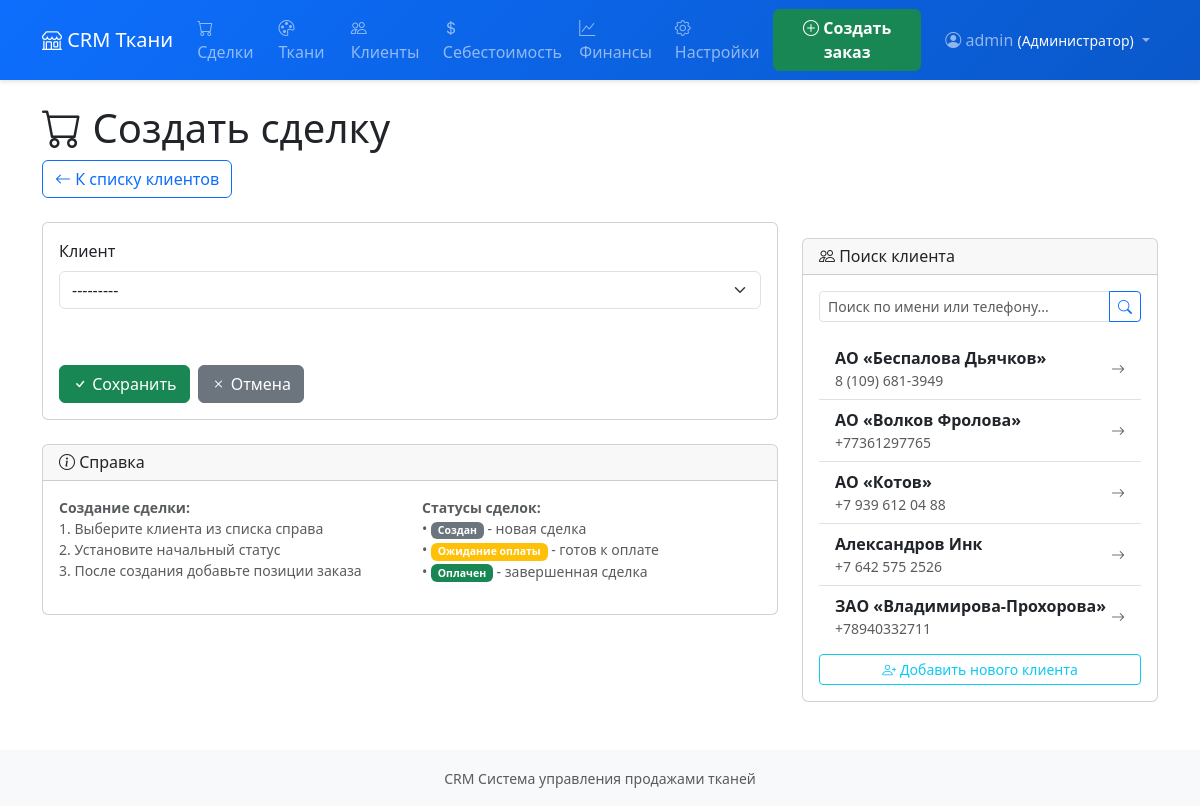
The app's page /deals/create/ (signed in) with its own data.
### core/models.py (models this page shows, shortened)
class UserProfile(models.Model):
    ROLE_CHOICES = [
        ('admin', 'Администратор'),
        ('accountant', 'Бухгалтер'),
        ('warehouse', 'Складовщик')
    ]
    user = models.OneToOneField(User, on_delete=models.CASCADE, verbose_name="Пользователь")
    role = models.CharField(
        max_length=20,
        choices=ROLE_CHOICES,
        verbose_name="Роль"
    )
    class Meta:
        verbose_name = "Профиль пользователя"
        verbose_name_plural = "Профили пользователей"
    @property
    def can_manage_users(self):
        return self.role == 'admin'
    @property
    def can_view_financial_analytics(self):
        return self.role == 'admin'
    @property
    def is_warehouse_only(self):
        return self.role == 'warehouse'

### clients/models.py (models this page shows, shortened)
class Client(models.Model):
    nickname = models.CharField(
        max_length=200,
        verbose_name="Никнейм / Название компании",
        help_text="Краткое название или никнейм клиента"
    )
    full_name = models.CharField(
        max_length=255,
        blank=True,
        null=True,
        verbose_name="Полное имя / ФИО контактного лица",
        help_text="Полное имя клиента или ФИО контактного лица"
    )
    phone = models.CharField(
        max_length=20,
        verbose_name="Номер телефона",
        help_text="Контактный номер телефона"
    )
    email = models.EmailField(
        max_length=255,
        blank=True,
        null=True,
        verbose_name="Email",
        help_text="Электронная почта клиента"
    )
    address = models.CharField(
        max_length=255,
        blank=True,
        null=True,
        verbose_name="Адрес",
        help_text="Физический адрес клиента"
    )
    notes = models.TextField(
        blank=True,
        verbose_name="Примечания",
        help_text="Дополнительная информация о клиенте"
    )
    created_at = models.DateTimeField(auto_now_add=True, verbose_name="Дата создания")
    class Meta:
        verbose_name = "Клиент"
        verbose_name_plural = "Клиенты"
        ordering = ['nickname']
    def __str__(self):
        return f"{self.nickname} ({self.phone})"

### deals/views.py (the view)
# urls.py: path('create/', views.deal_create, name='deal_create'),
@login_required
def deal_create(request):
    if request.method == 'POST':
        form = DealForm(request.POST)
        if form.is_valid():
            deal = form.save()
            ActivityLog.objects.create(
                user=request.user,
                action='create',
                object_type='Deal',
                object_id=deal.id,
                description=f'Создана сделка: {deal.deal_number}'
            )
            messages.success(request, f'Сделка "{deal.deal_number}" успешно создана.')
            return redirect('deals:deal_detail', deal_id=deal.id)
    else:
        form = DealForm()
        client_id = request.GET.get('client')
        if client_id:
            try:
                client = Client.objects.get(id=client_id)
                form.fields['client'].initial = client
            except Client.DoesNotExist:
                pass
    search_query = request.GET.get('client_search', '')
    clients = Client.objects.all()
    if search_query:
        clients = clients.filter(
            Q(nickname__icontains=search_query) |
            Q(phone__icontains=search_query)
        )
    context = {
        'form': form,
        'title': 'Создать сделку',
        'clients': clients[:10],  # Ограничиваем до 10 результатов
        'client_search': search_query,
        'fabric_colors': FabricColor.objects.select_related('fabric').all(),
    }
    return render(request, 'deals/deal_form.html', context)

### deals/forms.py
class DealForm(forms.ModelForm):
    class Meta:
        model = Deal
        fields = ['client']
        widgets = {
            'client': forms.Select(attrs={
                'class': 'form-select',
            }),
        }
        labels = {
            'client': 'Клиент',
        }

### templates/deals/deal_form.html (shortened to what this page needs)
{% extends 'base.html' %}
{% block content %}
<div class="mb-4">
    <h1><i class="bi bi-cart"></i> {{ title }}</h1>
    <a href="{% url 'clients:client_list' %}" class="btn btn-outline-primary">
        <i class="bi bi-arrow-left"></i> К списку клиентов
    </a>
</div>
<div class="row">
    <div class="col-md-8">
        <div class="card">
            <div class="card-body">
                <form method="post">
                    <div class="mb-3">
                        <label for="{{ form.client.id_for_label }}" class="form-label">{{ form.client.label }}</label>
                        {{ form.client }}
                    </div>
                    <div class="mb-3">
                    </div>
                    <div class="d-flex gap-2">
                        <button type="submit" class="btn btn-success">
                            <i class="bi bi-check"></i> Сохранить
                        </button>
                        <a href="{% url 'clients:client_list' %}" class="btn btn-secondary">
                            <i class="bi bi-x"></i> Отмена
                        </a>
                    </div>
                </form>
            </div>
        </div>
        <div class="card mt-4">
            <div class="card-header">
                <h6 class="mb-0"><i class="bi bi-info-circle"></i> Справка</h6>
            </div>
            <div class="card-body">
                <div class="row">
                    <div class="col-md-6">
                        <p class="text-muted small">
                            <strong>Создание сделки:</strong><br>
                            1. Выберите клиента из списка справа<br>
                            2. Установите начальный статус<br>
                            3. После создания добавьте позиции заказа
                        </p>
                    </div>
                    <div class="col-md-6">
                        <p class="text-muted small">
                            <strong>Статусы сделок:</strong><br>
                            • <span class="badge bg-secondary">Создан</span> - новая сделка<br>
                            • <span class="badge bg-warning">Ожидание оплаты</span> - готов к оплате<br>
                            • <span class="badge bg-success">Оплачен</span> - завершенная сделка
                        </p>
                    </div>
                </div>
            </div>
        </div>
    </div>
    <div class="col-md-4">
        <div class="card mt-3">
            <div class="card-header">
                <h6 class="mb-0"><i class="bi bi-people"></i> Поиск клиента</h6>
            </div>
            <div class="card-body">
                <form method="get" class="mb-3">
                    <div class="input-group">
                        <input type="text"
                               name="client_search"
                               class="form-control form-control-sm"
                               placeholder="Поиск по имени или телефону..."
                               value="{{ client_search|default:'' }}"
                               autocomplete="off">
                        <button type="submit" class="btn btn-outline-primary btn-sm">
                            <i class="bi bi-search"></i>
                        </button>
                    </div>
                </form>
                {% if clients %}
                    <div class="list-group list-group-flush" style="max-height: 300px; overflow-y: auto;">
                        {% for client in clients %}
                            <a href="#" class="list-group-item list-group-item-action py-2 select-client"
                               data-client-id="{{ client.id }}"
                               data-client-name="{{ client.nickname }}">
                                <div class="d-flex justify-content-between align-items-center">
                                    <div>
                                        <strong>{{ client.nickname }}</strong>
                                        {% if client.phone %}
                                            <div class="small text-muted">{{ client.phone }}</div>
                                        {% endif %}
                                    </div>
                                    <small class="text-muted">
                                        <i class="bi bi-arrow-right"></i>
                                    </small>
                                </div>
                            </a>
                        {% endfor %}
                    </div>
                {% endif %}
                <div class="mt-3 d-grid gap-2">
                    <a href="{% url 'clients:client_create' %}" class="btn btn-sm btn-outline-info">
                        <i class="bi bi-person-plus"></i> Добавить нового клиента
                    </a>
                </div>
            </div>
        </div>
    </div>
</div>
{% endblock %}

### templates/base.html (shortened to what this page needs)
<!DOCTYPE html>
<html lang="ru">
<head>
    <link href="https://cdn.jsdelivr.net/npm/bootstrap@5.3.0/dist/css/bootstrap.min.css" rel="stylesheet">
    <link href="https://cdn.jsdelivr.net/npm/bootstrap-icons@1.10.0/font/bootstrap-icons.css" rel="stylesheet">
</head>
<body>
    <nav class="navbar navbar-expand-lg navbar-dark" style="background: linear-gradient(135deg, #0d6efd 0%, #0a58ca 100%); box-shadow: 0 2px 4px rgba(0,0,0,0.1);">
        <div class="container">
            <a class="navbar-brand" href="{% url 'core:home' %}">
                <i class="bi bi-shop"></i> CRM Ткани
            </a>
            {% if user.is_authenticated %}
                <div class="collapse navbar-collapse" id="navbarNav">
                    {% if not user.userprofile.is_warehouse_only %}
                        <ul class="navbar-nav me-auto">
                            <li class="nav-item">
                                <a class="nav-link" href="{% url 'deals:deal_list' %}">
                                    <i class="bi bi-cart"></i> Сделки
                                </a>
                            </li>
                            <li class="nav-item">
                                <a class="nav-link" href="{% url 'fabrics:fabric_list' %}">
                                    <i class="bi bi-palette"></i> Ткани
                                </a>
                            </li>
                            <li class="nav-item">
                                <a class="nav-link" href="{% url 'clients:client_list' %}">
                                    <i class="bi bi-people"></i> Клиенты
                                </a>
                            </li>
                            {% if user.userprofile.can_manage_users %}
                                <li class="nav-item">
                                    <a class="nav-link" href="{% url 'finances:set_fabric_cost_price' %}">
                                        <i class="bi bi-currency-dollar"></i> Себестоимость
                                    </a>
                                </li>
                            {% endif %}
                            {% if user.userprofile.can_view_financial_analytics %}
                                <li class="nav-item">
                                    <a class="nav-link" href="{% url 'finances:financial_dashboard' %}">
                                        <i class="bi bi-graph-up"></i> Финансы
                                    </a>
                                </li>
                            {% endif %}
                            {% if user.userprofile.can_manage_users %}
                                <li class="nav-item">
                                    <a class="nav-link" href="{% url 'finances:system_settings' %}">
                                        <i class="bi bi-gear"></i> Настройки
                                    </a>
                                </li>
                            {% endif %}
                        </ul>
                        <a href="{% url 'deals:deal_create' %}" class="btn btn-success me-3" style="font-weight: bold;">
                            <i class="bi bi-plus-circle"></i> Создать заказ
                        </a>
                    {% endif %}
                    <div class="navbar-nav">
                        <div class="nav-item dropdown">
                            <a class="nav-link dropdown-toggle" href="#" role="button" data-bs-toggle="dropdown">
                                <i class="bi bi-person-circle"></i> {{ user.username }}
                                <small class="text-light">({{ user.userprofile.get_role_display }})</small>
                            </a>
                        </div>
                    </div>
                </div>
            {% endif %}
        </div>
    </nav>
    <main class="container mt-4">
        {% block content %}{% endblock %}
    </main>
    <footer class="bg-light mt-5 py-3">
        <div class="container text-center">
            <small class="text-muted">CRM Система управления продажами тканей</small>
        </div>
    </footer>
</body>
</html>

### templates/deals/deal_form.html (style rules this page uses)
.select-client { transition: all 0.2s ease; }

### records on screen
Client: nickname "АО «Беспалова Дьячков»", phone "8 (109) 681-3949"
Client: nickname "АО «Волков Фролова»", phone "+77361297765"
Client: nickname "АО «Котов»", phone "+7 939 612 04 88"
Client: nickname "Александров Инк", phone "+7 642 575 2526"
Client: nickname "ЗАО «Владимирова-Прохорова»", phone "+78940332711"

### other values on screen
{{ user.username }} "admin"
{{ user.userprofile.get_role_display }} "Администратор"
{{ title }} "Создать сделку"
